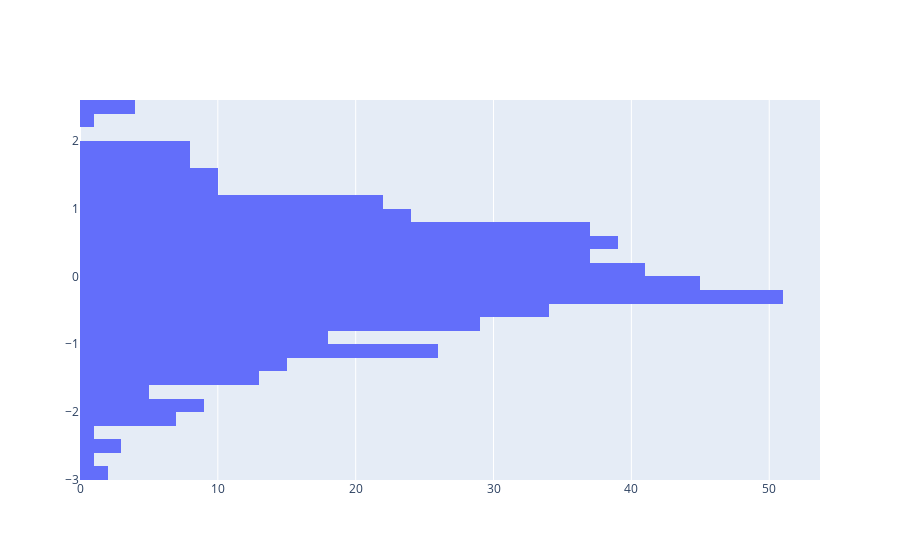

The notebook cell saved with this chart:
### Code cell
#default script
import plotly.graph_objects as go

import numpy as np
%matplotlib inline
y = np.random.randn(500)
# Use `y` argument instead of `x` for horizontal histogram
go.Figure(data=[go.Histogram(y=y)])

### Figure 1 — Plotly figure (JSON) as saved in the notebook; plotly's stock layout.template omitted (floating-point values rounded to 4 significant figures; data arrays with more than 128 entries replaced by an {"elided": "..."} marker saying what was removed)
{"data": [{"type": "histogram", "y": {"elided": "500 float values"}}], "layout": {}}
